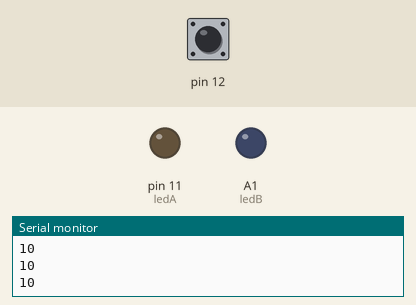
Recording of a sketch running on a simulated Arduino Uno, built with avr-gcc and run on an emulated ATmega328P. Shown: output pins drawn as LEDs (lit = HIGH), the last lines printed to the serial monitor. The test bench sets the inputs (shaded band); at power-on: pin 12 HIGH.

Above: at 1.2 s.
1.3 s: pin 12 pulled LOW for 0.15 s
At 1.37 s:
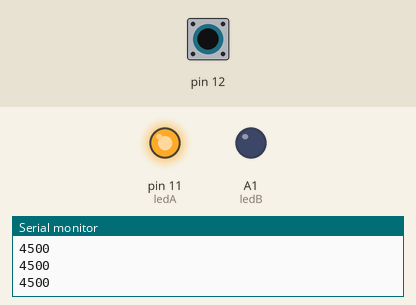
2.9 s: pin 12 pulled LOW for 3.2 s
At 6.4 s:
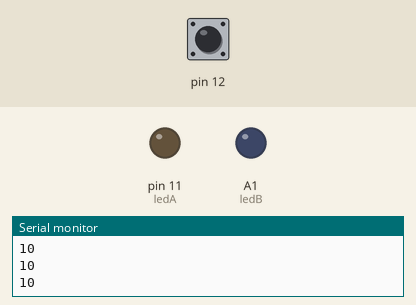
Timing chart, 0 to 7.9 s (numbered marks = the images above; inputs shaded):
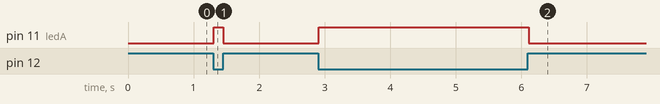

The sketch:

GreenTunnelCode.ino
```cpp
#include <CapacitiveSensor.h>

//ledA:630nm,RED
//ledB:555nm,LIME
//ledC:522nm,GREEN
//ledD:515nm,CYAN
//ledE:476nm,BLUE
//ledF:460nm,DEEP BLUE

int threshold = 100;

//establish port sensors for led controls
CapacitiveSensor capSensorA = CapacitiveSensor(13,12);
//CapacitiveSensor capSensorB = CapacitiveSensor(11,10);
//CapacitiveSensor capSensorC = CapacitiveSensor(9,8);
//CapacitiveSensor capSensorD = CapacitiveSensor(7,6);
//CapacitiveSensor capSensorE = CapacitiveSensor(5,4);
//CapacitiveSensor capSensorF = CapacitiveSensor(3,2);

//establish led ports
const int ledA = 11;
const int ledB = A1;
//const int ledC = A2;
//const int ledD = A3;
//const int ledE = A4;
//const int ledF = A5;

void setup() {
  Serial.begin(9600);
  pinMode(ledA, OUTPUT);
  pinMode(ledB, OUTPUT);
//  pinMode(ledC, OUTPUT);
//  pinMode(ledD, OUTPUT);
//  pinMode(ledE, OUTPUT);
//  pinMode(ledF, OUTPUT);
}

void loop() {
  long sensorValueA = capSensorA.capacitiveSensor(30);
  //long sensorValueB = capSensorB.capacitiveSensor(30);
//  long sensorValueC = capSensorC.capacitiveSensor(30);
//  long sensorValueD = capSensorD.capacitiveSensor(30);
//  long sensorValueE = capSensorE.capacitiveSensor(30);
//  long sensorValueF = capSensorF.capacitiveSensor(30);
  Serial.println(sensorValueA);

  //write leds to switch on if the corresponding sensor is pressed
  if(sensorValueA > threshold){
    digitalWrite(ledA,HIGH);
  }
  else if(sensorValueA < threshold){
    digitalWrite(ledA,LOW);
    }


//  if(sensorValueB >= threshold){
//    digitalWrite(ledB,HIGH);
//    }
//  if(sensorValueC >= threshold){
//    digitalWrite(ledC,HIGH);
//  }
//  if(sensorValueD >= threshold){
//    digitalWrite(ledD,HIGH);
//  }
//  if(sensorValueE >= threshold){
//    digitalWrite(ledE,HIGH);
//  }
//  if(sensorValueF >= threshold){
//    digitalWrite(ledF,HIGH);
//  }

  //write leds to switch off if the corresponding sensor isn't pressed.

//  if(sensorValueB < threshold){
//    digitalWrite(ledB,LOW);
//    }
//  if(sensorValueC < threshold){
//    digitalWrite(ledC,LOW);
//  }
//  if(sensorValueD < threshold){
//    digitalWrite(ledD,LOW);
//  }
//  if(sensorValueE < threshold){
//    digitalWrite(ledE,LOW);
//  }
//  if(sensorValueF < threshold){
//    digitalWrite(ledF,LOW);
//  }
  delay(10);
}
```

Measured:
- after the input at 1.3 s, pin 11 (ledA): LOW → HIGH at once, → LOW 0.15 s later
- after the input at 2.9 s, pin 11 (ledA): LOW → HIGH at once, → LOW 3.2 s later
